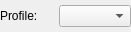
<?xml version="1.0" encoding="UTF-8"?>
<ui version="4.0">
 <class>profileFrame</class>
 <widget class="QFrame" name="profileFrame">
  <property name="geometry">
   <rect>
    <x>0</x>
    <y>0</y>
    <width>131</width>
    <height>32</height>
   </rect>
  </property>
  <property name="windowTitle">
   <string>Frame</string>
  </property>
  <layout class="QHBoxLayout" name="horizontalLayout">
   <property name="spacing">
    <number>0</number>
   </property>
   <property name="leftMargin">
    <number>0</number>
   </property>
   <property name="topMargin">
    <number>0</number>
   </property>
   <property name="rightMargin">
    <number>0</number>
   </property>
   <property name="bottomMargin">
    <number>0</number>
   </property>
   <item>
    <widget class="QLabel" name="profileLabel">
     <property name="text">
      <string>Profile:</string>
     </property>
    </widget>
   </item>
   <item>
    <widget class="QComboBox" name="profileCombo">
     <property name="sizeAdjustPolicy">
      <enum>QComboBox::AdjustToContents</enum>
     </property>
    </widget>
   </item>
  </layout>
 </widget>
 <resources/>
 <connections/>
</ui>
